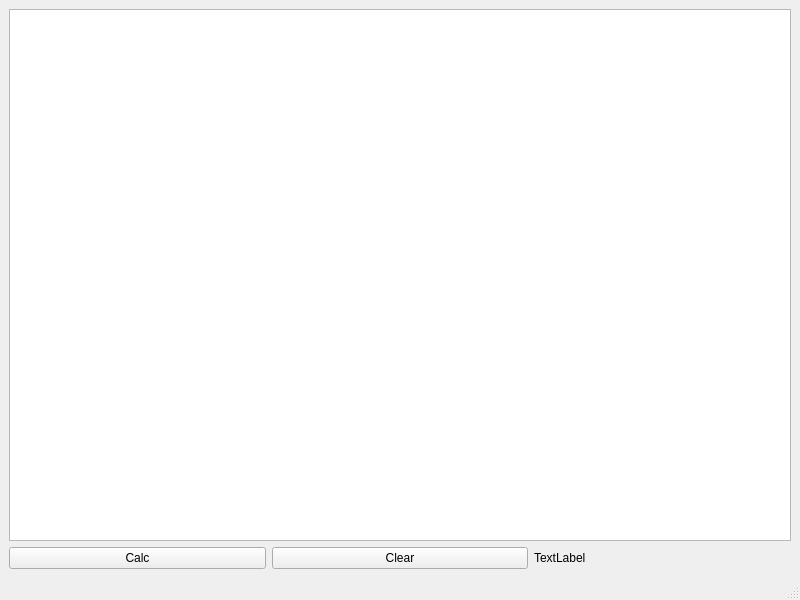
<?xml version="1.0" encoding="UTF-8"?>
<ui version="4.0">
 <class>MainWindow</class>
 <widget class="QMainWindow" name="MainWindow">
  <property name="geometry">
   <rect>
    <x>0</x>
    <y>0</y>
    <width>800</width>
    <height>600</height>
   </rect>
  </property>
  <property name="windowTitle">
   <string>MainWindow</string>
  </property>
  <widget class="QWidget" name="centralwidget">
   <layout class="QGridLayout" name="gridLayout">
    <item row="1" column="0" rowspan="4" colspan="3">
     <widget class="QGraphicsView" name="graphicsView">
      <property name="font">
       <font>
        <family>Times New Roman</family>
        <pointsize>10</pointsize>
       </font>
      </property>
     </widget>
    </item>
    <item row="5" column="2">
     <widget class="QLabel" name="label_result">
      <property name="text">
       <string>TextLabel</string>
      </property>
     </widget>
    </item>
    <item row="5" column="1">
     <widget class="QPushButton" name="btn_clear">
      <property name="text">
       <string>Clear</string>
      </property>
     </widget>
    </item>
    <item row="5" column="0">
     <widget class="QPushButton" name="btn_calc">
      <property name="text">
       <string>Calc</string>
      </property>
     </widget>
    </item>
   </layout>
  </widget>
  <widget class="QStatusBar" name="statusbar"/>
 </widget>
 <resources/>
 <connections/>
</ui>
